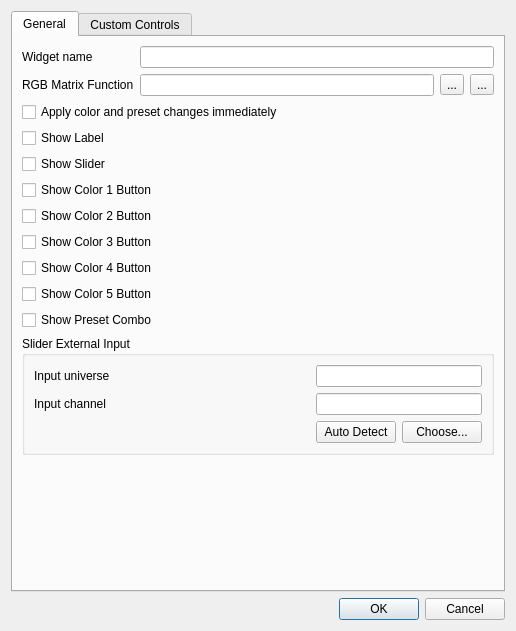
<?xml version="1.0" encoding="UTF-8"?>
<ui version="4.0">
 <author>Massimo Callegari</author>
 <comment>
  Q Light Controller Plus
  vcmatrixproperties.ui

  Copyright (c) 2015 Massimo Callegari

  Licensed under the Apache License, Version 2.0 (the &quot;License&quot;);
  you may not use this file except in compliance with the License.
  You may obtain a copy of the License at

      http://www.apache.org/licenses/LICENSE-2.0.txt

  Unless required by applicable law or agreed to in writing, software
  distributed under the License is distributed on an &quot;AS IS&quot; BASIS,
  WITHOUT WARRANTIES OR CONDITIONS OF ANY KIND, either express or implied.
  See the License for the specific language governing permissions and
  limitations under the License.
 </comment>
 <class>VCMatrixProperties</class>
 <widget class="QDialog" name="VCMatrixProperties">
  <property name="geometry">
   <rect>
    <x>0</x>
    <y>0</y>
    <width>516</width>
    <height>631</height>
   </rect>
  </property>
  <property name="windowTitle">
   <string>Animation widget properties</string>
  </property>
  <property name="windowIcon">
   <iconset resource="../qlcui.qrc">
    <normaloff>:/animation.png</normaloff>:/animation.png</iconset>
  </property>
  <layout class="QGridLayout" name="gridLayout_3">
   <item row="1" column="0">
    <widget class="QDialogButtonBox" name="buttonBox">
     <property name="orientation">
      <enum>Qt::Horizontal</enum>
     </property>
     <property name="standardButtons">
      <set>QDialogButtonBox::Cancel|QDialogButtonBox::Ok</set>
     </property>
    </widget>
   </item>
   <item row="0" column="0">
    <widget class="QTabWidget" name="tabWidget">
     <property name="currentIndex">
      <number>0</number>
     </property>
     <widget class="QWidget" name="tab">
      <attribute name="title">
       <string>General</string>
      </attribute>
      <layout class="QVBoxLayout" name="verticalLayout_2">
       <item>
        <layout class="QGridLayout" name="gridLayout_2">
         <item row="2" column="1">
          <widget class="QLineEdit" name="m_functionEdit">
           <property name="toolTip">
            <string>The function that this widget controls</string>
           </property>
           <property name="readOnly">
            <bool>true</bool>
           </property>
          </widget>
         </item>
         <item row="1" column="0">
          <widget class="QLabel" name="m_nameLabel">
           <property name="text">
            <string>Widget name</string>
           </property>
          </widget>
         </item>
         <item row="2" column="0">
          <widget class="QLabel" name="m_functionLabel">
           <property name="text">
            <string>RGB Matrix Function</string>
           </property>
          </widget>
         </item>
         <item row="2" column="3">
          <widget class="QToolButton" name="m_detachFunction">
           <property name="toolTip">
            <string>Detach the matrix function attachment</string>
           </property>
           <property name="text">
            <string notr="true">...</string>
           </property>
           <property name="icon">
            <iconset resource="../qlcui.qrc">
             <normaloff>:/detach.png</normaloff>:/detach.png</iconset>
           </property>
           <property name="iconSize">
            <size>
             <width>32</width>
             <height>32</height>
            </size>
           </property>
          </widget>
         </item>
         <item row="2" column="2">
          <widget class="QToolButton" name="m_attachFunction">
           <property name="toolTip">
            <string>Attach a function to this widget</string>
           </property>
           <property name="text">
            <string notr="true">...</string>
           </property>
           <property name="icon">
            <iconset resource="../qlcui.qrc">
             <normaloff>:/attach.png</normaloff>:/attach.png</iconset>
           </property>
           <property name="iconSize">
            <size>
             <width>32</width>
             <height>32</height>
            </size>
           </property>
          </widget>
         </item>
         <item row="1" column="1" colspan="3">
          <widget class="QLineEdit" name="m_nameEdit">
           <property name="toolTip">
            <string>Text to display on the widget</string>
           </property>
          </widget>
         </item>
         <item row="3" column="0" colspan="4">
          <widget class="QCheckBox" name="m_instantCheck">
           <property name="text">
            <string>Apply color and preset changes immediately</string>
           </property>
          </widget>
         </item>
         <item row="4" column="0" colspan="4">
          <widget class="QCheckBox" name="m_labelCheck">
           <property name="text">
            <string>Show Label</string>
           </property>
          </widget>
         </item>
         <item row="5" column="0" colspan="4">
          <widget class="QCheckBox" name="m_sliderCheck">
           <property name="text">
            <string>Show Slider</string>
           </property>
          </widget>
         </item>
         <item row="6" column="0" colspan="4">
          <widget class="QCheckBox" name="m_mtxColor1ButtonCheck">
           <property name="text">
            <string>Show Color 1 Button</string>
           </property>
          </widget>
         </item>
         <item row="7" column="0" colspan="4">
          <widget class="QCheckBox" name="m_mtxColor2ButtonCheck">
           <property name="text">
            <string>Show Color 2 Button</string>
           </property>
          </widget>
         </item>
         <item row="8" column="0" colspan="4">
          <widget class="QCheckBox" name="m_mtxColor3ButtonCheck">
           <property name="text">
            <string>Show Color 3 Button</string>
           </property>
          </widget>
         </item>
         <item row="9" column="0" colspan="4">
          <widget class="QCheckBox" name="m_mtxColor4ButtonCheck">
           <property name="text">
            <string>Show Color 4 Button</string>
           </property>
          </widget>
         </item>
         <item row="10" column="0" colspan="4">
          <widget class="QCheckBox" name="m_mtxColor5ButtonCheck">
           <property name="text">
            <string>Show Color 5 Button</string>
           </property>
          </widget>
         </item>
         <item row="11" column="0" colspan="4">
          <widget class="QCheckBox" name="m_presetComboCheck">
           <property name="text">
            <string>Show Preset Combo</string>
           </property>
          </widget>
         </item>
        </layout>
       </item>
       <item>
        <widget class="QGroupBox" name="m_externalInputGroup">
         <property name="title">
          <string>Slider External Input</string>
         </property>
         <layout class="QGridLayout" name="gridLayout">
          <item row="0" column="0">
           <widget class="QLabel" name="m_inputUniverseLabel">
            <property name="text">
             <string>Input universe</string>
            </property>
           </widget>
          </item>
          <item row="0" column="1" colspan="2">
           <widget class="QLineEdit" name="m_inputUniverseEdit">
            <property name="toolTip">
             <string>The input universe that sends data to this widget</string>
            </property>
            <property name="readOnly">
             <bool>true</bool>
            </property>
           </widget>
          </item>
          <item row="1" column="0">
           <widget class="QLabel" name="m_inputChannelLabel">
            <property name="text">
             <string>Input channel</string>
            </property>
           </widget>
          </item>
          <item row="1" column="1" colspan="2">
           <widget class="QLineEdit" name="m_inputChannelEdit">
            <property name="toolTip">
             <string>The particular input channel within the input universe that sends data to this widget</string>
            </property>
            <property name="readOnly">
             <bool>true</bool>
            </property>
           </widget>
          </item>
          <item row="2" column="0">
           <spacer name="horizontalSpacer">
            <property name="orientation">
             <enum>Qt::Horizontal</enum>
            </property>
            <property name="sizeHint" stdset="0">
             <size>
              <width>298</width>
              <height>20</height>
             </size>
            </property>
           </spacer>
          </item>
          <item row="2" column="2">
           <widget class="QPushButton" name="m_chooseInputButton">
            <property name="toolTip">
             <string>Choose an external input universe &amp; channel that this widget should listen to</string>
            </property>
            <property name="text">
             <string>Choose...</string>
            </property>
           </widget>
          </item>
          <item row="2" column="1">
           <widget class="QPushButton" name="m_autoDetectInputButton">
            <property name="toolTip">
             <string>When toggled, you can move an external slider/knob to assign it to the animation widget slider.</string>
            </property>
            <property name="text">
             <string>Auto Detect</string>
            </property>
            <property name="checkable">
             <bool>true</bool>
            </property>
           </widget>
          </item>
         </layout>
        </widget>
       </item>
       <item>
        <spacer name="verticalSpacer">
         <property name="orientation">
          <enum>Qt::Vertical</enum>
         </property>
         <property name="sizeHint" stdset="0">
          <size>
           <width>20</width>
           <height>40</height>
          </size>
         </property>
        </spacer>
       </item>
      </layout>
     </widget>
     <widget class="QWidget" name="tab_2">
      <attribute name="title">
       <string>Custom Controls</string>
      </attribute>
      <layout class="QVBoxLayout" name="verticalLayout">
       <item>
        <layout class="QGridLayout" name="gridLayout_5">
         <item row="2" column="2">
          <widget class="QPushButton" name="m_addTextButton">
           <property name="text">
            <string> Add text</string>
           </property>
           <property name="icon">
            <iconset resource="../qlcui.qrc">
             <normaloff>:/fonts.png</normaloff>:/fonts.png</iconset>
           </property>
          </widget>
         </item>
         <item row="1" column="2">
          <widget class="QPushButton" name="m_addPresetButton">
           <property name="text">
            <string> Add preset</string>
           </property>
           <property name="icon">
            <iconset resource="../qlcui.qrc">
             <normaloff>:/script.png</normaloff>:/script.png</iconset>
           </property>
          </widget>
         </item>
         <item row="4" column="2">
          <widget class="QPushButton" name="m_editPresetButton">
           <property name="text">
            <string> Edit</string>
           </property>
           <property name="icon">
            <iconset resource="../qlcui.qrc">
             <normaloff>:/edit.png</normaloff>:/edit.png</iconset>
           </property>
           <property name="enabled">
            <bool>false</bool>
           </property>
          </widget>
         </item>
         <item row="0" column="2">
          <widget class="QGroupBox" name="groupBox">
           <property name="title">
            <string>Colors</string>
           </property>
           <layout class="QVBoxLayout" name="verticalLayout_3">
            <item>
             <widget class="QComboBox" name="m_colorsCombo">
              <item>
               <property name="text">
                <string>Color 1</string>
               </property>
              </item>
              <item>
               <property name="text">
                <string>Color 2</string>
               </property>
              </item>
              <item>
               <property name="text">
                <string>Color 3</string>
               </property>
              </item>
              <item>
               <property name="text">
                <string>Color 4</string>
               </property>
              </item>
              <item>
               <property name="text">
                <string>Color 5</string>
               </property>
              </item>
             </widget>
            </item>
            <item>
             <widget class="QPushButton" name="m_addColorButton">
              <property name="text">
               <string> Add color</string>
              </property>
              <property name="icon">
               <iconset resource="../qlcui.qrc">
                <normaloff>:/color.png</normaloff>:/color.png</iconset>
              </property>
             </widget>
            </item>
            <item>
             <widget class="QPushButton" name="m_addColorKnobsButton">
              <property name="text">
               <string> Add color knobs</string>
              </property>
              <property name="icon">
               <iconset resource="../qlcui.qrc">
                <normaloff>:/knob.png</normaloff>:/knob.png</iconset>
              </property>
             </widget>
            </item>
            <item>
             <widget class="QPushButton" name="m_addColorResetButton">
              <property name="text">
               <string> Add color reset</string>
              </property>
              <property name="icon">
               <iconset resource="../qlcui.qrc">
                <normaloff>:/fileclose.png</normaloff>:/fileclose.png</iconset>
              </property>
             </widget>
            </item>
           </layout>
          </widget>
         </item>
         <item row="7" column="1" colspan="2">
          <layout class="QVBoxLayout" name="m_presetInputLayout"/>
         </item>
         <item row="3" column="2">
          <widget class="QPushButton" name="m_removeButton">
           <property name="text">
            <string> Remove</string>
           </property>
           <property name="icon">
            <iconset resource="../qlcui.qrc">
             <normaloff>:/edit_remove.png</normaloff>:/edit_remove.png</iconset>
           </property>
          </widget>
         </item>
         <item row="6" column="2">
          <spacer name="verticalSpacer_2">
           <property name="orientation">
            <enum>Qt::Vertical</enum>
           </property>
           <property name="sizeHint" stdset="0">
            <size>
             <width>20</width>
             <height>40</height>
            </size>
           </property>
          </spacer>
         </item>
         <item row="0" column="1" rowspan="7">
          <widget class="QTreeWidget" name="m_controlsTree">
           <property name="rootIsDecorated">
            <bool>false</bool>
           </property>
           <property name="itemsExpandable">
            <bool>false</bool>
           </property>
           <column>
            <property name="text">
             <string>Type</string>
            </property>
           </column>
           <column>
            <property name="text">
             <string>Value</string>
            </property>
           </column>
           <column>
            <property name="text">
             <string>Soft Patch</string>
            </property>
           </column>
          </widget>
         </item>
        </layout>
       </item>
      </layout>
     </widget>
    </widget>
   </item>
  </layout>
 </widget>
 <resources>
  <include location="../qlcui.qrc"/>
 </resources>
 <connections>
  <connection>
   <sender>buttonBox</sender>
   <signal>accepted()</signal>
   <receiver>VCMatrixProperties</receiver>
   <slot>accept()</slot>
   <hints>
    <hint type="sourcelabel">
     <x>248</x>
     <y>254</y>
    </hint>
    <hint type="destinationlabel">
     <x>157</x>
     <y>274</y>
    </hint>
   </hints>
  </connection>
  <connection>
   <sender>buttonBox</sender>
   <signal>rejected()</signal>
   <receiver>VCMatrixProperties</receiver>
   <slot>reject()</slot>
   <hints>
    <hint type="sourcelabel">
     <x>316</x>
     <y>260</y>
    </hint>
    <hint type="destinationlabel">
     <x>286</x>
     <y>274</y>
    </hint>
   </hints>
  </connection>
 </connections>
</ui>
